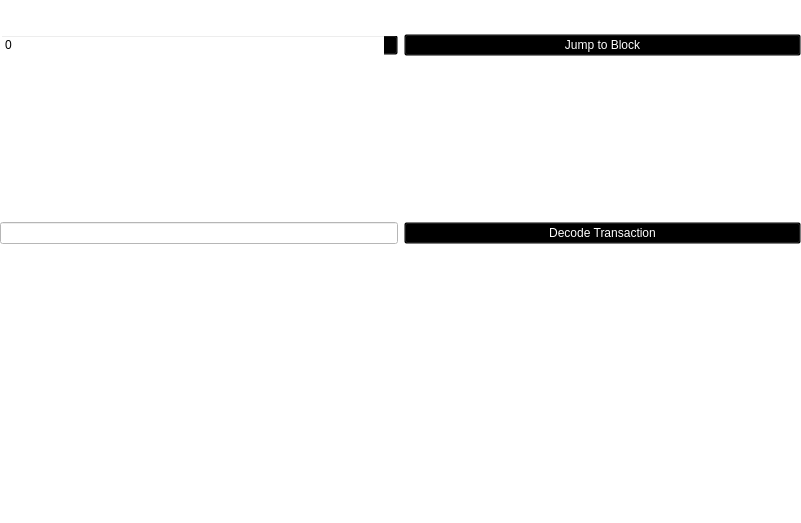
<?xml version="1.0" encoding="UTF-8"?>
<ui version="4.0">
 <class>BlockBrowser</class>
 <widget class="QWidget" name="BlockBrowser">
  <property name="geometry">
   <rect>
    <x>0</x>
    <y>0</y>
    <width>801</width>
    <height>523</height>
   </rect>
  </property>
  <property name="windowTitle">
   <string>Form</string>
  </property>
  <property name="styleSheet">
   <string notr="true">background:transparent;</string>
  </property>
  <widget class="QWidget" name="gridLayoutWidget_3">
   <property name="geometry">
    <rect>
     <x>0</x>
     <y>0</y>
     <width>801</width>
     <height>521</height>
    </rect>
   </property>
   <layout class="QGridLayout" name="gridLayout_3">
    <item row="4" column="0">
     <layout class="QGridLayout" name="gridLayout_2">
      <item row="2" column="1">
       <widget class="QLabel" name="txID">
        <property name="styleSheet">
         <string notr="true">color: rgb(255, 255, 255);</string>
        </property>
        <property name="text">
         <string>000</string>
        </property>
       </widget>
      </item>
      <item row="5" column="0">
       <widget class="QLabel" name="outputLabel">
        <property name="styleSheet">
         <string notr="true">color: rgb(255, 255, 255);</string>
        </property>
        <property name="text">
         <string>Outputs:</string>
        </property>
        <property name="alignment">
         <set>Qt::AlignLeading|Qt::AlignLeft|Qt::AlignTop</set>
        </property>
       </widget>
      </item>
      <item row="4" column="0">
       <widget class="QLabel" name="feesLabel">
        <property name="styleSheet">
         <string notr="true">color: rgb(255, 255, 255);</string>
        </property>
        <property name="text">
         <string>Fees:</string>
        </property>
       </widget>
      </item>
      <item row="3" column="0">
       <widget class="QLabel" name="valueLabel">
        <property name="styleSheet">
         <string notr="true">color: rgb(255, 255, 255);</string>
        </property>
        <property name="text">
         <string>Value out:</string>
        </property>
       </widget>
      </item>
      <item row="5" column="1">
       <widget class="QLabel" name="outputBox">
        <property name="styleSheet">
         <string notr="true">color: rgb(255, 255, 255);</string>
        </property>
        <property name="text">
         <string/>
        </property>
        <property name="alignment">
         <set>Qt::AlignLeading|Qt::AlignLeft|Qt::AlignTop</set>
        </property>
       </widget>
      </item>
      <item row="2" column="0">
       <widget class="QLabel" name="txLabel">
        <property name="styleSheet">
         <string notr="true">color: rgb(255, 255, 255);</string>
        </property>
        <property name="text">
         <string>Transaction ID:</string>
        </property>
       </widget>
      </item>
      <item row="1" column="0">
       <widget class="QLineEdit" name="txBox">
        <property name="sizePolicy">
         <sizepolicy hsizetype="Preferred" vsizetype="Fixed">
          <horstretch>0</horstretch>
          <verstretch>0</verstretch>
         </sizepolicy>
        </property>
        <property name="styleSheet">
         <string notr="true">background-color: rgb(255, 255, 255);
color: rgb(0, 0, 0);</string>
        </property>
        <property name="inputMask">
         <string comment="Transaction id" extracomment="Transaction id"/>
        </property>
        <property name="placeholderText">
         <string comment="Transaction ID" extracomment="Transaction ID"/>
        </property>
       </widget>
      </item>
      <item row="1" column="1">
       <widget class="QPushButton" name="txButton">
        <property name="styleSheet">
         <string notr="true">color: rgb(255, 255, 255);</string>
        </property>
        <property name="text">
         <string>Decode Transaction</string>
        </property>
       </widget>
      </item>
      <item row="3" column="1">
       <widget class="QLabel" name="valueBox">
        <property name="styleSheet">
         <string notr="true">color: rgb(255, 255, 255);</string>
        </property>
        <property name="text">
         <string/>
        </property>
       </widget>
      </item>
      <item row="4" column="1">
       <widget class="QLabel" name="feesBox">
        <property name="styleSheet">
         <string notr="true">color: rgb(255, 255, 255);</string>
        </property>
        <property name="text">
         <string/>
        </property>
       </widget>
      </item>
      <item row="6" column="0">
       <widget class="QLabel" name="inputLabel">
        <property name="styleSheet">
         <string notr="true">color: rgb(255, 255, 255);</string>
        </property>
        <property name="text">
         <string>Inputs:</string>
        </property>
        <property name="alignment">
         <set>Qt::AlignLeading|Qt::AlignLeft|Qt::AlignTop</set>
        </property>
       </widget>
      </item>
      <item row="6" column="1">
       <widget class="QLabel" name="inputBox">
        <property name="styleSheet">
         <string notr="true">color: rgb(255, 255, 255);</string>
        </property>
        <property name="text">
         <string/>
        </property>
        <property name="alignment">
         <set>Qt::AlignLeading|Qt::AlignLeft|Qt::AlignTop</set>
        </property>
       </widget>
      </item>
     </layout>
    </item>
    <item row="1" column="0">
     <layout class="QHBoxLayout" name="horizontalLayout">
      <item>
       <widget class="QLabel" name="label_5">
        <property name="font">
         <font>
          <family>Open Sans,sans-serif</family>
         </font>
        </property>
        <property name="styleSheet">
         <string notr="true">color: rgb(255, 255, 255);</string>
        </property>
        <property name="text">
         <string>&lt;html&gt;&lt;head/&gt;&lt;body&gt;&lt;p&gt;&lt;span style=&quot; font-size:20px; font-weight:600; color:#ffffff;&quot;&gt;Block Explorer &lt;/span&gt;&lt;/p&gt;&lt;/body&gt;&lt;/html&gt;</string>
        </property>
       </widget>
      </item>
     </layout>
    </item>
    <item row="3" column="0">
     <layout class="QGridLayout" name="gridLayout">
      <item row="8" column="1">
       <widget class="QLabel" name="pawBox">
        <property name="styleSheet">
         <string notr="true">color: rgb(255, 255, 255);</string>
        </property>
        <property name="text">
         <string>0000 H/s</string>
        </property>
       </widget>
      </item>
      <item row="7" column="1">
       <widget class="QLabel" name="hardBox">
        <property name="styleSheet">
         <string notr="true">color: rgb(255, 255, 255);</string>
        </property>
        <property name="text">
         <string>0.00</string>
        </property>
       </widget>
      </item>
      <item row="8" column="0">
       <widget class="QLabel" name="pawLabel">
        <property name="styleSheet">
         <string notr="true">color: rgb(255, 255, 255);</string>
        </property>
        <property name="text">
         <string>Block Hashrate:</string>
        </property>
       </widget>
      </item>
      <item row="0" column="0">
       <widget class="QSpinBox" name="heightBox">
        <property name="sizePolicy">
         <sizepolicy hsizetype="Preferred" vsizetype="Fixed">
          <horstretch>0</horstretch>
          <verstretch>0</verstretch>
         </sizepolicy>
        </property>
        <property name="styleSheet">
         <string notr="true"/>
        </property>
        <property name="maximum">
         <number>99999999</number>
        </property>
       </widget>
      </item>
      <item row="0" column="1">
       <widget class="QPushButton" name="blockButton">
        <property name="styleSheet">
         <string notr="true">color: rgb(255, 255, 255);</string>
        </property>
        <property name="text">
         <string>Jump to Block</string>
        </property>
       </widget>
      </item>
      <item row="1" column="0">
       <widget class="QLabel" name="heightLabel_2">
        <property name="styleSheet">
         <string notr="true">color: rgb(255, 255, 255);</string>
        </property>
        <property name="text">
         <string>Block Height:</string>
        </property>
       </widget>
      </item>
      <item row="1" column="1">
       <widget class="QLabel" name="heightLabel">
        <property name="styleSheet">
         <string notr="true">color: rgb(255, 255, 255);</string>
        </property>
        <property name="text">
         <string>0</string>
        </property>
       </widget>
      </item>
      <item row="3" column="1">
       <widget class="QLabel" name="merkleBox">
        <property name="minimumSize">
         <size>
          <width>187</width>
          <height>0</height>
         </size>
        </property>
        <property name="styleSheet">
         <string notr="true">color: rgb(255, 255, 255);</string>
        </property>
        <property name="text">
         <string>0x0</string>
        </property>
       </widget>
      </item>
      <item row="6" column="0">
       <widget class="QLabel" name="timeLabel">
        <property name="styleSheet">
         <string notr="true">color: rgb(255, 255, 255);</string>
        </property>
        <property name="text">
         <string>Block Timestamp:</string>
        </property>
       </widget>
      </item>
      <item row="2" column="0">
       <widget class="QLabel" name="hashLabel">
        <property name="styleSheet">
         <string notr="true">color: rgb(255, 255, 255);</string>
        </property>
        <property name="text">
         <string>Block Hash:</string>
        </property>
       </widget>
      </item>
      <item row="2" column="1">
       <widget class="QLabel" name="hashBox">
        <property name="enabled">
         <bool>true</bool>
        </property>
        <property name="sizePolicy">
         <sizepolicy hsizetype="Preferred" vsizetype="Preferred">
          <horstretch>0</horstretch>
          <verstretch>0</verstretch>
         </sizepolicy>
        </property>
        <property name="minimumSize">
         <size>
          <width>0</width>
          <height>0</height>
         </size>
        </property>
        <property name="styleSheet">
         <string notr="true">color: rgb(255, 255, 255);</string>
        </property>
        <property name="text">
         <string>0x0</string>
        </property>
       </widget>
      </item>
      <item row="4" column="0">
       <widget class="QLabel" name="nonceLabel">
        <property name="styleSheet">
         <string notr="true">color: rgb(255, 255, 255);</string>
        </property>
        <property name="text">
         <string>Block nNonce:</string>
        </property>
       </widget>
      </item>
      <item row="3" column="0">
       <widget class="QLabel" name="merkleLabel">
        <property name="styleSheet">
         <string notr="true">color: rgb(255, 255, 255);</string>
        </property>
        <property name="text">
         <string>Block Merkle:</string>
        </property>
       </widget>
      </item>
      <item row="5" column="1">
       <widget class="QLabel" name="bitsBox">
        <property name="styleSheet">
         <string notr="true">color: rgb(255, 255, 255);</string>
        </property>
        <property name="text">
         <string>0</string>
        </property>
       </widget>
      </item>
      <item row="4" column="1">
       <widget class="QLabel" name="nonceBox">
        <property name="styleSheet">
         <string notr="true">color: rgb(255, 255, 255);</string>
        </property>
        <property name="text">
         <string>0</string>
        </property>
       </widget>
      </item>
      <item row="5" column="0">
       <widget class="QLabel" name="bitsLabel">
        <property name="styleSheet">
         <string notr="true">color: rgb(255, 255, 255);</string>
        </property>
        <property name="text">
         <string>Block nBits:</string>
        </property>
       </widget>
      </item>
      <item row="6" column="1">
       <widget class="QLabel" name="timeBox">
        <property name="styleSheet">
         <string notr="true">color: rgb(255, 255, 255);</string>
        </property>
        <property name="text">
         <string>0</string>
        </property>
       </widget>
      </item>
      <item row="7" column="0">
       <widget class="QLabel" name="hardLabel">
        <property name="styleSheet">
         <string notr="true">color: rgb(255, 255, 255);</string>
        </property>
        <property name="text">
         <string>Block Difficulty:</string>
        </property>
       </widget>
      </item>
     </layout>
    </item>
    <item row="5" column="0">
     <spacer name="verticalSpacer">
      <property name="orientation">
       <enum>Qt::Vertical</enum>
      </property>
      <property name="sizeHint" stdset="0">
       <size>
        <width>20</width>
        <height>40</height>
       </size>
      </property>
     </spacer>
    </item>
   </layout>
  </widget>
 </widget>
 <resources/>
 <connections/>
</ui>
